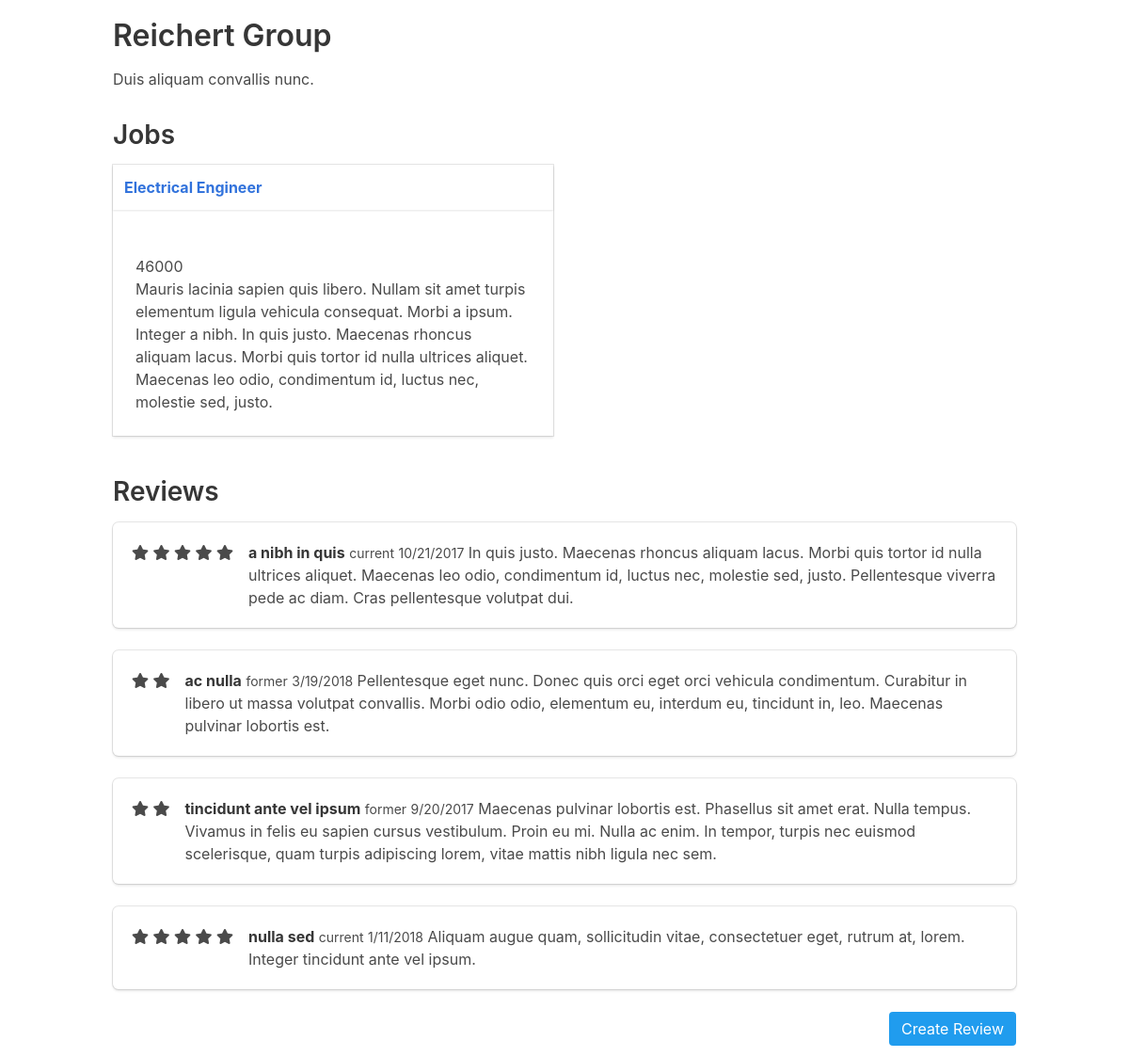
Page /employer/11 on the committed database.
### tables this page shows
CREATE TABLE "employer" (
"id" INTEGER PRIMARY KEY AUTOINCREMENT,
"name" VARCHAR,
"description" TEXT,
"address" VARCHAR,
"city" VARCHAR,
"state" VARCHAR,
"zip" VARCHAR
);

CREATE TABLE "job" (
"id" INTEGER PRIMARY KEY AUTOINCREMENT,
"title" VARCHAR,
"description" TEXT,
"salary" VARCHAR,
"employer_id" INTEGER
);

CREATE TABLE "review" (
"id" INTEGER PRIMARY KEY AUTOINCREMENT,
"review" TEXT,
"rating" INTEGER,
"title" VARCHAR,
"date" DATETIME,
"status" VARCHAR,
"employer_id" INTEGER
);

### jobs/app.py (the view)
@app.route("/employer/<employer_id>")
def employer(employer_id):
    employer = execute_sql(
        'SELECT * FROM employer WHERE id=?', [employer_id], single=True
    )
    jobs = execute_sql(
        'SELECT job.id, job.title, job.description, job.salary FROM job JOIN employer ON employer.id = job.employer_id WHERE employer.id = ?',
        [employer_id]
    )
    reviews = execute_sql(
        'SELECT review, rating, title, date, status FROM review JOIN employer ON employer.id = review.employer_id WHERE employer.id = ?',
        [employer_id]
    )
    return render_template('employer.html', employer=employer, jobs=jobs, reviews=reviews)

### jobs/app.py (called while the page is built)
def open_connection():
    connection = getattr(g, '_connection', None)
    if connection == None:
        connection = g._connection = sqlite3.connect(PATH)
    connection.row_factory = sqlite3.Row
    return connection

def execute_sql(sql, values=(), commit=False, single=False):
    connection = open_connection()
    cursor = connection.execute(sql, values)
    if commit == True:
        results = connection.commit()
    else:
        results = cursor.fetchone() if single else cursor.fetchall()
    cursor.close()
    return results

@app.teardown_appcontext
def close_connection(exception):
    connection = getattr(g, '_connection', None)
    if connection != None:
        connection.close()

### jobs/templates/employer.html
{% extends "layout.html" %}
{% block content %}
    <div>
        <h1>{{ employer['name'] }}</h1>
        <div class="description">
            <p>{{ employer['description'] }}</p>
        </div>
    </div>
    <h2>Jobs</h2>
    {{ show_jobs(jobs) }}
    <h2>Reviews</h2>
    {% for review in reviews %}
        <div class="box">
            <article class="media">
            <div class="media-left">
                {% for _ in range(0, review['rating']): %}
                    <span class="fa fa-star checked"></span>
                {% endfor %}
            </div>
            <div class="media-content">
                <div class="content">
                    <p>
                        <strong>{{ review['title'] }}</strong>
                        <small>{{ review['status'] }}</small>
                        <small>{{ review['date']}}</small>
                        {{ review['review'] }}
                    </p>
                </div>
            </div>
            </article>
        </div>
    {% endfor %}
    <div class="columns">
    <div class="column">
        <a class="button is-info is-pulled-right" href={{ url_for('review', employer_id=employer['id']) }}>Create Review</a>
    </div>
    </div>
{% endblock %}

### jobs/templates/_macros.html
{% macro show_job(job) %}
<div class="card adjust-height">
    <header class="card-header">
        <p class="card-header-title">
            <a href={{ url_for('job', job_id=job['id']) }}>{{job['title']}}</a>
        </p>
    </header>
    <div class="card-content">
        <div class="content">
            <p>
                <a href={{ url_for('employer', employer_id=job['employer_id']) }}>{{job['employer_name']}}</a><br>
                {{job['salary']}}<br>
                {{job['description']}}
            </p>
        </div>
    </div>
</div>
{% endmacro %}
{% macro show_jobs(jobs) %}
<div class="columns is-multiline">
    {% for job in jobs %}
        <div class="column is-half">
            {{ show_job(job) }}
        </div>
    {% endfor %}
</div>
{% endmacro %}

### jobs/static/css/app.css (style rules this page uses)
.adjust-height { height: 100%; }

### rows in the picture
employer: name "Reichert Group", description "Duis aliquam convallis nunc."
job: title "Electrical Engineer", salary "46000", description "Mauris lacinia sapien quis libero. Nullam sit amet turpis elementum ligula vehicula consequat. Morbi a ipsum. Integer a nibh. In quis justo. Maecenas rhoncus aliquam lacus. Morbi quis tortor id nulla ultrices aliquet. Maecenas leo odio, condimentum id, luctus nec, molestie sed, justo."
review: rating 5 (drawn), title "a nibh in quis", status "current", date "10/21/2017", review "In quis justo. Maecenas rhoncus aliquam lacus. Morbi quis tortor id nulla ultrices aliquet. Maecenas leo odio, condimentum id, luctus nec, molestie sed, justo. Pellentesque viverra pede ac diam. Cras pellentesque volutpat dui."
review: rating 2 (drawn), title "ac nulla", status "former", date "3/19/2018", review "Pellentesque eget nunc. Donec quis orci eget orci vehicula condimentum. Curabitur in libero ut massa volutpat convallis. Morbi odio odio, elementum eu, interdum eu, tincidunt in, leo. Maecenas pulvinar lobortis est."
review: rating 2 (drawn), title "tincidunt ante vel ipsum", status "former", date "9/20/2017", review "Maecenas pulvinar lobortis est. Phasellus sit amet erat. Nulla tempus. Vivamus in felis eu sapien cursus vestibulum. Proin eu mi. Nulla ac enim. In tempor, turpis nec euismod scelerisque, quam turpis adipiscing lorem, vitae mattis nibh ligula nec sem."
review: rating 5 (drawn), title "nulla sed", status "current", date "1/11/2018", review "Aliquam augue quam, sollicitudin vitae, consectetuer eget, rutrum at, lorem. Integer tincidunt ante vel ipsum."
